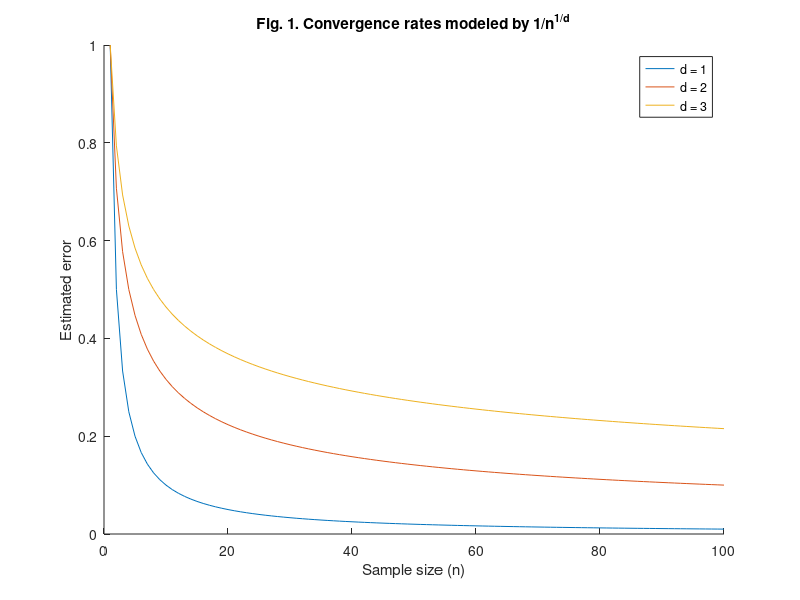

This figure's MATLAB source:
% Exercise - Understanding convergence speed through Big O notation

%% 1. Aim of the exercise
% This exercise demonstrates how convergence rates depend on dimension,
% using the expression 1/n^(1/d) as a simplified model of error reduction.
% As the number of samples n increases, error decreases, but this happens
% more slowly in higher dimensions. This effect is known as the curse of
% dimensionality. We compare convergence behavior for dimensions d = 1, 2,
% and 3, and visualize how the rate of decay changes. The goal is to build
% intuition for how Big O notation reflects convergence speed in numerical
% analysis.

%% 2. Define sample size range

% Sample size range
n = 1:1:100; % Avoid n = 0 to prevent division by zero.

%% 3. Model convergence rates

% Convergence rates for d = 1, 2, 3
rate_d1 = 1./(n.^(1/1)); 
rate_d2 = 1./(n.^(1/2));
rate_d3 = 1./(n.^(1/3));

%% 4. Plot convergence behavior across dimensions

% Plot
figure
set(gcf,'Position',[100,100,1000,1000]); 

hold on
plot(n,rate_d1,'DisplayName','d = 1');
plot(n,rate_d2,'DisplayName','d = 2');
plot(n,rate_d3,'DisplayName','d = 3');
title('Fig. 1. Convergence rates modeled by 1/n^{1/d}');
xlabel('Sample size (n)');
ylabel('Estimated error');
legend('show');
hold off
